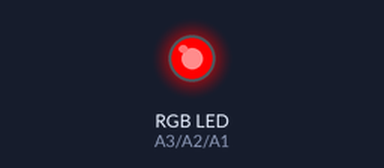
The sketch below on a simulated Arduino Uno, built with avr-gcc and run on an emulated ATmega328P. Shown: an RGB LED mixed from three pins (HIGH = lit).

Above: at 0.5 s.
At 1.97 s:
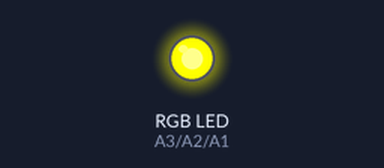
At 2.42 s:
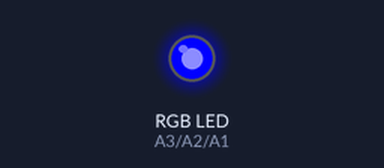
At 4.87 s:
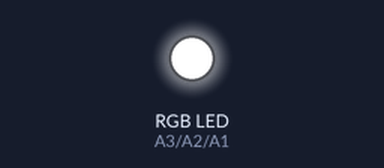
At 6.55 s:
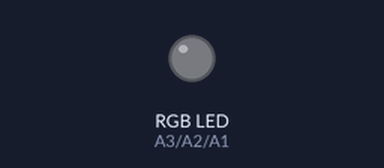
Timing chart, 0 to 8.3 s (numbered marks = the images above):
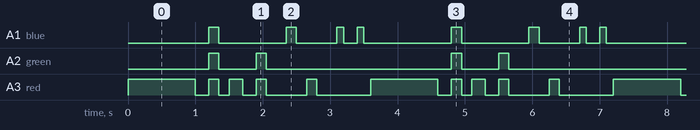

Measured:
- by itself, A1 (blue): repeats every 3.6 s: LOW 1.0 s, HIGH 0.15 s, LOW 0.60 s, HIGH 0.10 s, LOW 0.20 s, HIGH 0.10 s, LOW 1.3 s, HIGH 0.15 s
- by itself, A2 (green): repeats every 3.6 s: LOW 0.55 s, HIGH 0.15 s, LOW 2.8 s, HIGH 0.15 s
- by itself, A3 (red): repeats every 3.6 s: LOW 0.20 s, HIGH 0.15 s, LOW 0.15 s, HIGH 0.20 s, LOW 0.20 s, HIGH 0.15 s, LOW 0.60 s, HIGH 0.15 s, LOW 0.80 s, HIGH 1.0 s

The sketch:

led_RGB.ino
```cpp
void setup() {
  pinMode(A1, OUTPUT);//blue
  pinMode(A2, OUTPUT);//green
  pinMode(A3, OUTPUT);//red

}

void loop() {
  analogWrite(A1, 126);
  analogWrite(A2, 50);
  analogWrite(A3, 255);
  delay(1000);
  analogWrite(A1, 0);
  analogWrite(A2, 0);
  analogWrite(A3, 0);
  delay(200);
  analogWrite(A1, 200);
  analogWrite(A2, 200);
  analogWrite(A3, 200);
  delay(150);
  analogWrite(A1, 0);
  analogWrite(A2, 0);
  analogWrite(A3, 0);
  delay(150);

  analogWrite(A1, 20);
  analogWrite(A2, 100);
  analogWrite(A3, 250);
  delay(200);
  analogWrite(A1, 0);
  analogWrite(A2, 0);
  analogWrite(A3, 0);
  delay(200);
  analogWrite(A1, 30);
  analogWrite(A2, 200);
  analogWrite(A3, 300);
  delay(150);
  analogWrite(A1, 0);
  analogWrite(A2, 0);
  analogWrite(A3, 0);
  delay(300);
  analogWrite(A1, 220);
  analogWrite(A2, 50);
  analogWrite(A3, 10);
  delay(150);
  analogWrite(A1, 0);
  analogWrite(A2, 0);
  analogWrite(A3, 0);
  delay(150);
  analogWrite(A1, 30);
  analogWrite(A2, 100);
  analogWrite(A3, 255);
  delay(150);
  analogWrite(A1, 0);
  analogWrite(A2, 0);
  analogWrite(A3, 0);
  delay(100);
  analogWrite(A1, 100);
  analogWrite(A2, 50);
  analogWrite(A3, 0);
  delay(100);
  analogWrite(A1, 0);
  analogWrite(A2, 0);
  analogWrite(A3, 0);
  delay(100);
  analogWrite(A1, 255);
  analogWrite(A2, 20);
  analogWrite(A3, 10);
  delay(100);
  analogWrite(A1, 0);
  analogWrite(A2, 0);
  analogWrite(A3, 0);
  delay(200);
  analogWrite(A1, 200);
  analogWrite(A2, 20);
  analogWrite(A3, 25);
  delay(100);
  analogWrite(A1, 0);
  analogWrite(A2, 0);
  analogWrite(A3, 0);
  delay(100);


}
```
